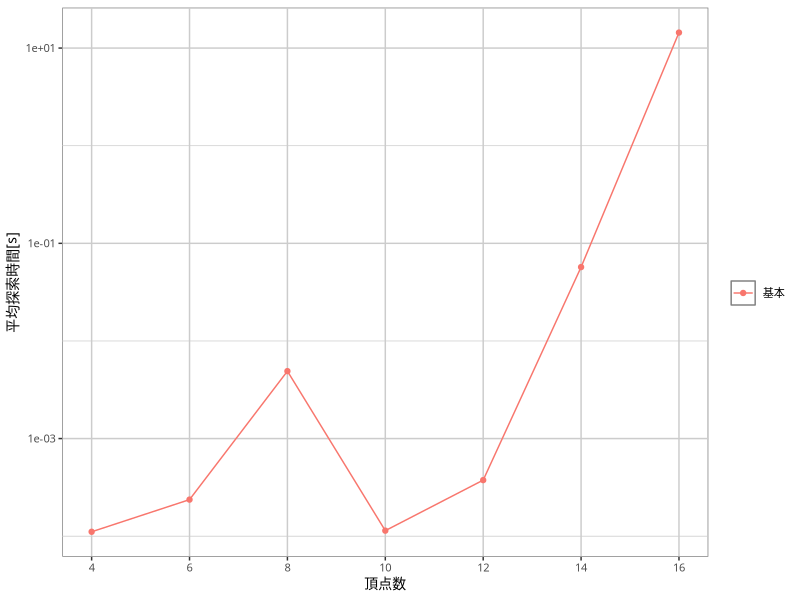

Source code (R):
library(readr)
library(dplyr)
library(ggplot2)

data <- read_csv('cmp-algo-mws.csv') %>%
  filter(d == 3, bdr == 'basic' & mgr == 'basic') %>%
  mutate(mtd = 'basic') %>%
  group_by(n, d, mtd, node) %>%
  summarise(mean_time = mean(time)) %>%
  ungroup() %>%
  mutate(mtd = as.factor(mtd))

gp <- ggplot(data, aes(x = n, y = mean_time, color = mtd)) +
  geom_point() +
  geom_line() +
  scale_x_continuous(name = '頂点数',
                     breaks = data$n,
                     minor_breaks = NULL,
                     labels = as.character(data$n)) +
  scale_y_continuous(name = '平均探索時間[s]',
                     trans = 'log10') +
  scale_color_discrete(name = '',
                       breaks = c('basic'),
                       labels = c('基本')) +
  theme(text = element_text(family = 'IPAexGothic', size = 10),
        panel.background = element_rect(fill = 'white', colour = 'grey50'),
        panel.grid.major = element_line(colour = 'grey80'),
        panel.grid.minor = element_line(colour = 'grey80')
  )

ggsave('the-basic-time.pdf', gp,
       width = 15, height = 10, units = 'cm',
       device = cairo_pdf)
